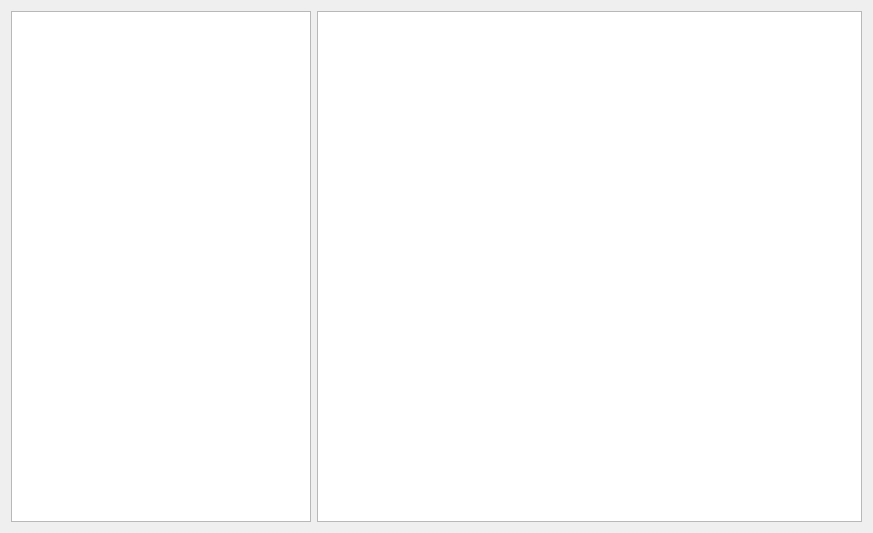
<?xml version="1.0" encoding="UTF-8"?>
<ui version="4.0">
 <class>Form</class>
 <widget class="QWidget" name="Form">
  <property name="geometry">
   <rect>
    <x>0</x>
    <y>0</y>
    <width>873</width>
    <height>533</height>
   </rect>
  </property>
  <property name="windowTitle">
   <string>Form</string>
  </property>
  <layout class="QGridLayout" name="gridLayout">
   <item row="0" column="0">
    <layout class="QHBoxLayout" name="horizontalLayout">
     <item>
      <widget class="QTreeView" name="treeView_node_info">
       <property name="maximumSize">
        <size>
         <width>300</width>
         <height>16777215</height>
        </size>
       </property>
      </widget>
     </item>
     <item>
      <widget class="QTableView" name="tableView_data"/>
     </item>
    </layout>
   </item>
  </layout>
 </widget>
 <resources/>
 <connections/>
</ui>
